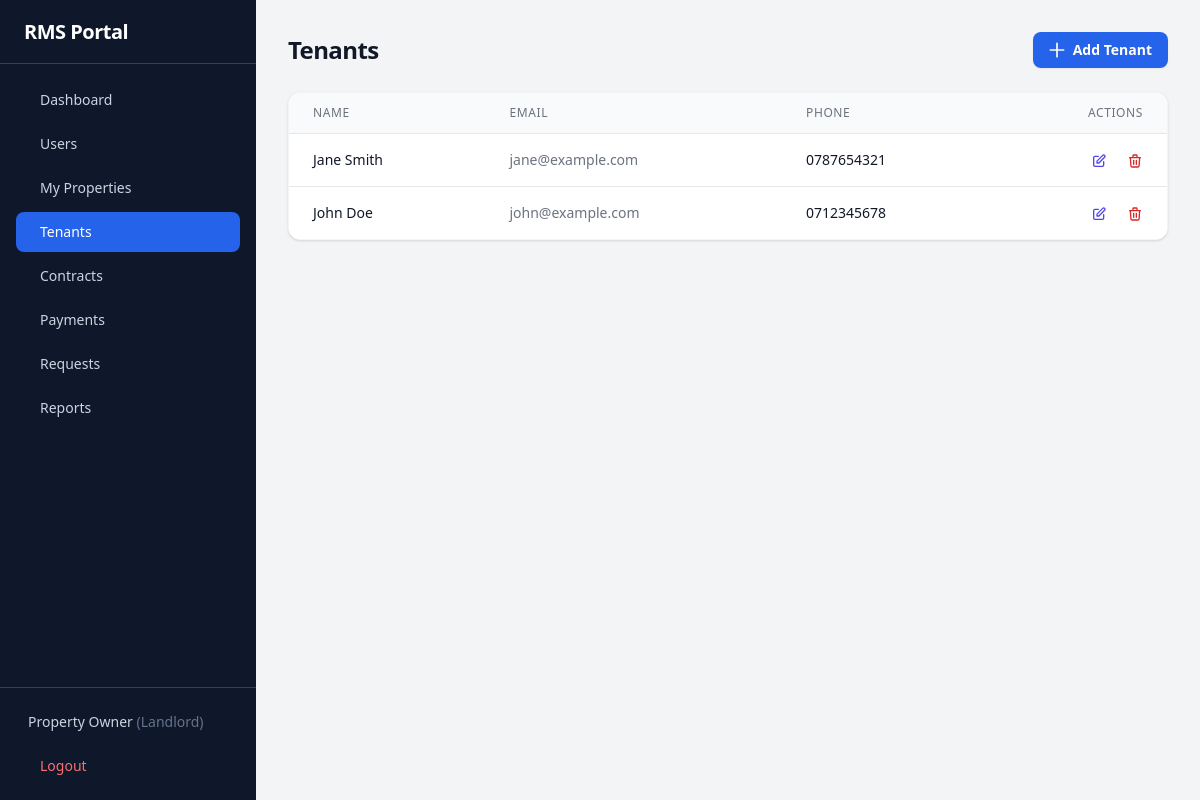
Page /tenants.php (signed in) on the committed database.
### tables this page shows
CREATE TABLE IF NOT EXISTS users (
    id VARCHAR(20) PRIMARY KEY,
    username VARCHAR(50) UNIQUE NOT NULL,
    password VARCHAR(255) NOT NULL,
    full_name VARCHAR(255) DEFAULT NULL,
    phone VARCHAR(50) DEFAULT NULL,
    email VARCHAR(255) DEFAULT NULL,
    nida VARCHAR(50) DEFAULT NULL,
    role ENUM('admin','tenant','landlord') NOT NULL DEFAULT 'tenant',
    approved TINYINT(1) NOT NULL DEFAULT 1,
    property_address TEXT DEFAULT NULL,
    tenant_id VARCHAR(20) DEFAULT NULL,
    created_at TIMESTAMP DEFAULT CURRENT_TIMESTAMP
);

CREATE TABLE IF NOT EXISTS tenants (
    id VARCHAR(20) PRIMARY KEY,
    name VARCHAR(255) NOT NULL,
    email VARCHAR(255) NOT NULL,
    phone VARCHAR(50) NOT NULL,
    created_at TIMESTAMP DEFAULT CURRENT_TIMESTAMP
);

### config/database.php (called while the page is built, shortened)
<?php
$DB_HOST = getenv('DB_HOST') ?: 'localhost';
$DB_NAME = getenv('DB_NAME') ?: 'rms_portal';
$DB_USER = getenv('DB_USER') ?: 'root';
$DB_PASS = getenv('DB_PASS') ?: '';
try {
    $pdo = new PDO("mysql:host=$DB_HOST;dbname=$DB_NAME;charset=utf8mb4", $DB_USER, $DB_PASS, [
        PDO::ATTR_ERRMODE => PDO::ERRMODE_EXCEPTION,
        PDO::ATTR_DEFAULT_FETCH_MODE => PDO::FETCH_ASSOC,
        PDO::ATTR_EMULATE_PREPARES => false,
    ]);
} catch (PDOException $e) {
    die("Database connection failed: " . $e->getMessage());
}
function db(): PDO {
    global $pdo;
    return $pdo;
}

### includes/helpers.php (called while the page is built, shortened)
<?php
function hsc($str): string {
    return htmlspecialchars($str ?? '', ENT_QUOTES, 'UTF-8');
}

### includes/auth.php (called while the page is built, shortened)
<?php
require_once __DIR__ . '/../config/database.php';
function isLoggedIn(): bool {
    return isset($_SESSION['user_id']);
}
function getCurrentUser(): ?array {
    $stmt = db()->prepare("SELECT id, username, full_name, phone, email, nida, role, approved, property_address, tenant_id FROM users WHERE id = ?");
    $stmt->execute([$_SESSION['user_id']]);
    return $stmt->fetch() ?: null;
}

### tenants.php (the view, shortened to what this page needs)
<?php
require_once __DIR__ . '/config/database.php';
require_once __DIR__ . '/includes/auth.php';
require_once __DIR__ . '/includes/helpers.php';
$tenants = db()->query("SELECT * FROM tenants ORDER BY name")->fetchAll();
?>
<div class="space-y-6">
    <div class="sm:flex sm:items-center justify-between">
        <h1 class="text-2xl font-bold tracking-tight text-gray-900">Tenants</h1>
        <div class="mt-4 sm:ml-16 sm:mt-0 sm:flex-none">
            <a href="?action=add" class="flex items-center justify-center rounded-lg bg-blue-600 px-4 py-2 text-sm font-semibold text-white shadow-sm hover:bg-blue-500">
                <svg class="-ml-0.5 mr-1.5 h-5 w-5" fill="none" stroke="currentColor" viewBox="0 0 24 24"><path stroke-linecap="round" stroke-linejoin="round" stroke-width="2" d="M12 4v16m8-8H4"/></svg>
                Add Tenant
            </a>
        </div>
    </div>
    <div class="bg-white rounded-xl shadow border border-gray-100 overflow-hidden">
        <div class="overflow-x-auto">
            <table class="min-w-full divide-y divide-gray-200">
                <thead class="bg-gray-50">
                    <tr>
                        <th class="px-6 py-3 text-left text-xs font-medium text-gray-500 uppercase tracking-wider">Name</th>
                        <th class="px-6 py-3 text-left text-xs font-medium text-gray-500 uppercase tracking-wider">Email</th>
                        <th class="px-6 py-3 text-left text-xs font-medium text-gray-500 uppercase tracking-wider">Phone</th>
                        <th class="px-6 py-3 text-right text-xs font-medium text-gray-500 uppercase tracking-wider">Actions</th>
                    </tr>
                </thead>
                <tbody class="divide-y divide-gray-200 bg-white">
                    <?php foreach ($tenants as $t): ?>
                    <tr class="hover:bg-gray-50">
                        <td class="whitespace-nowrap px-6 py-4 text-sm font-medium text-gray-900"><?= hsc($t['name']) ?></td>
                        <td class="whitespace-nowrap px-6 py-4 text-sm text-gray-500"><?= hsc($t['email']) ?></td>
                        <td class="whitespace-nowrap px-6 py-4 text-sm text-gray-900"><?= hsc($t['phone']) ?></td>
                        <td class="whitespace-nowrap px-6 py-4 text-right text-sm font-medium">
                            <a href="?edit=<?= $t['id'] ?>" class="text-indigo-600 hover:text-indigo-900 mr-4">
                                <svg class="w-4 h-4 inline" fill="none" stroke="currentColor" viewBox="0 0 24 24"><path stroke-linecap="round" stroke-linejoin="round" stroke-width="2" d="M11 5H6a2 2 0 00-2 2v11a2 2 0 002 2h11a2 2 0 002-2v-5m-1.414-9.414a2 2 0 112.828 2.828L11.828 15H9v-2.828l8.586-8.586z"/></svg>
                            </a>
                            <a href="?delete=<?= $t['id'] ?>" onclick="return confirm('Are you sure you want to delete this tenant?')" class="text-red-600 hover:text-red-900">
                                <svg class="w-4 h-4 inline" fill="none" stroke="currentColor" viewBox="0 0 24 24"><path stroke-linecap="round" stroke-linejoin="round" stroke-width="2" d="M19 7l-.867 12.142A2 2 0 0116.138 21H7.862a2 2 0 01-1.995-1.858L5 7m5 4v6m4-6v6m1-10V4a1 1 0 00-1-1h-4a1 1 0 00-1 1v3M4 7h16"/></svg>
                            </a>
                        </td>
                    </tr>
                    <?php endforeach; ?>
                </tbody>
            </table>
        </div>
    </div>
</div>
<?php
$content = ob_get_clean();
require __DIR__ . '/includes/layout.php';

### includes/layout.php (shortened to what this page needs)
<?php
require_once __DIR__ . '/auth.php';
require_once __DIR__ . '/helpers.php';
$user = getCurrentUser();
$current_page = basename($_SERVER['PHP_SELF'], '.php') ?: 'index';
$current_action = $_GET['action'] ?? '';
$admin_links = [
    ['name' => 'Dashboard', 'path' => 'index.php', 'icon' => 'dashboard'],
    ['name' => 'Users', 'path' => 'users.php', 'icon' => 'users'],
];
$landlord_links = [
    ['name' => 'Dashboard', 'path' => 'index.php', 'icon' => 'dashboard'],
    ['name' => 'Users', 'path' => 'users.php', 'icon' => 'users'],
    ['name' => 'My Properties', 'path' => 'properties.php', 'icon' => 'building'],
    ['name' => 'Tenants', 'path' => 'tenants.php', 'icon' => 'users'],
    ['name' => 'Contracts', 'path' => 'contracts.php', 'icon' => 'file-text'],
    ['name' => 'Payments', 'path' => 'payments.php', 'icon' => 'credit-card'],
    ['name' => 'Requests', 'path' => 'requests.php', 'icon' => 'message-square'],
    ['name' => 'Reports', 'path' => 'reports.php', 'icon' => 'bar-chart'],
];
$tenant_links = [
    ['name' => 'My Dashboard', 'path' => 'index.php', 'icon' => 'dashboard', 'action' => ''],
    ['name' => 'Pay Rent (Control No.)', 'path' => 'index.php?action=generate_control_number', 'icon' => 'credit-card', 'action' => 'generate_control_number'],
    ['name' => 'Renew Contract', 'path' => 'index.php?action=extension', 'icon' => 'file-text', 'action' => 'extension'],
    ['name' => 'Report Issue (Repair)', 'path' => 'index.php?action=maintenance', 'icon' => 'wrench', 'action' => 'maintenance'],
    ['name' => 'Notice to Vacate', 'path' => 'index.php?action=move_out', 'icon' => 'file-output', 'action' => 'move_out'],
];
if ($user['role'] === 'admin') {
    $links = $admin_links;
} elseif ($user['role'] === 'landlord') {
    $links = $landlord_links;
} else {
    $links = $tenant_links;
}
?>
<!DOCTYPE html>
<html lang="en">
<head>
    <script src="https://cdn.tailwindcss.com"></script>
</head>
<body class="bg-gray-100">
<div class="min-h-screen flex" x-data="{ sidebarOpen: false }">
    <aside class="fixed lg:static inset-y-0 left-0 z-30 w-64 bg-slate-900 transform transition-transform duration-200 ease-in-out -translate-x-full lg:translate-x-0 flex flex-col"
           x-bind:class="sidebarOpen ? 'translate-x-0' : '-translate-x-full lg:translate-x-0'">
        <div class="h-16 flex items-center justify-between px-6 border-b border-slate-700">
            <h1 class="text-xl font-bold text-white tracking-tight">RMS Portal</h1>
        </div>
        <nav class="flex-1 px-4 py-4 space-y-1 overflow-y-auto">
            <?php foreach ($links as $link):
                $is_active = false;
                if (isset($link['action'])) {
                    $is_active = $current_page === 'index' && $current_action === $link['action'];
                    if ($link['action'] === '') {
                        $is_active = $current_page === 'index' && $current_action === '';
                    }
                } else {
                    $is_active = $current_page === basename($link['path'], '.php');
                }
            ?>
            <a href="<?= $link['path'] ?>"
               class="flex items-center px-3 py-2.5 text-sm font-medium rounded-lg transition-colors <?= $is_active ? 'bg-blue-600 text-white' : 'text-slate-300 hover:bg-slate-800 hover:text-white' ?>">
                <?= $link['name'] ?>
            </a>
            <?php endforeach; ?>
        </nav>
        <div class="p-4 border-t border-slate-700">
            <div class="flex items-center px-3 py-2 text-sm text-slate-300">
                <span class="truncate flex-1"><?= hsc($user['full_name'] ?: $user['username']) ?> <span class="text-slate-500 capitalize">(<?= $user['role'] ?>)</span></span>
            </div>
            <a href="logout.php"
               class="mt-2 w-full flex items-center px-3 py-2 text-sm font-medium text-red-400 rounded-lg hover:bg-slate-800 transition-colors">
                Logout
            </a>
        </div>
    </aside>
    <main class="flex-1 flex flex-col min-w-0">
        <div class="flex-1 overflow-y-auto p-4 sm:p-6 lg:p-8">
            <div class="max-w-7xl mx-auto">
                <?= $content ?? '' ?>
            </div>
        </div>
    </main>
</div>
</body>
</html>

### rows in the picture
users: full_name "Property Owner", role "Landlord"
tenants: name "Jane Smith", email "jane@example.com", phone "0787654321"
tenants: name "John Doe", email "john@example.com", phone "0712345678"

### other values in the picture
$link['name'] "Dashboard"
$link['name'] "Users"
$link['name'] "My Properties"
$link['name'] "Tenants"
$link['name'] "Contracts"
$link['name'] "Payments"
$link['name'] "Requests"
$link['name'] "Reports"
